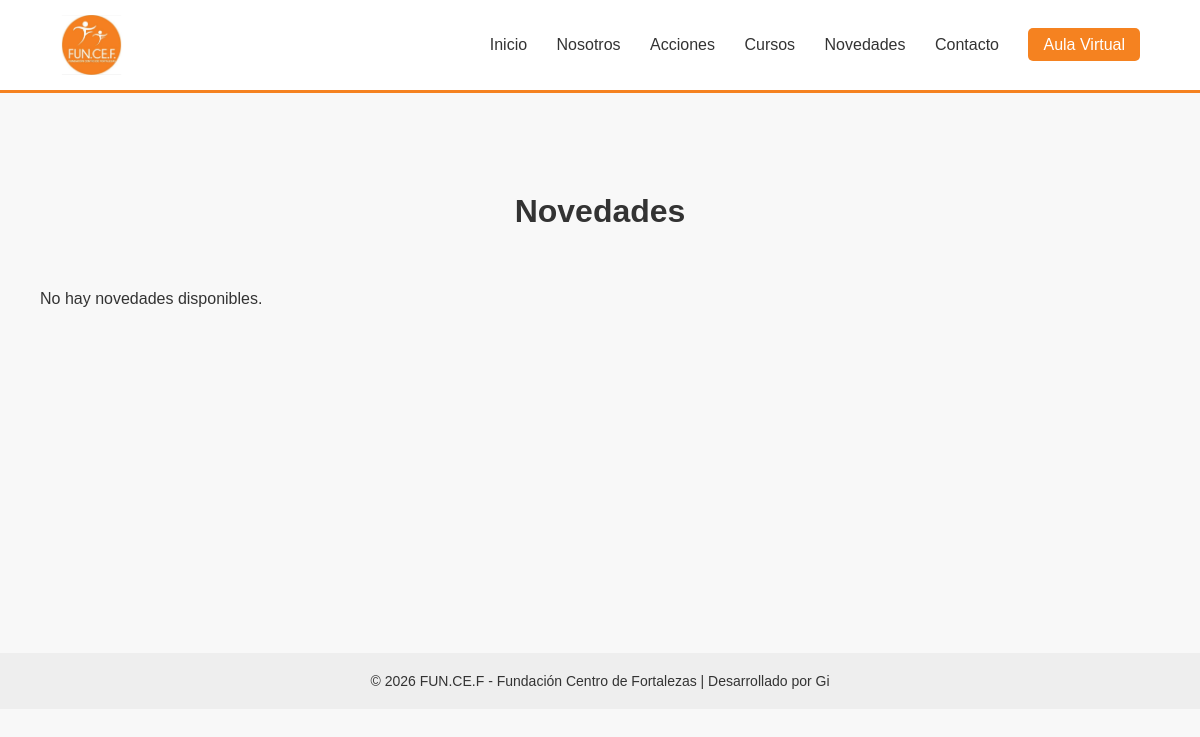
The page /novedades/ on the database as committed earlier.
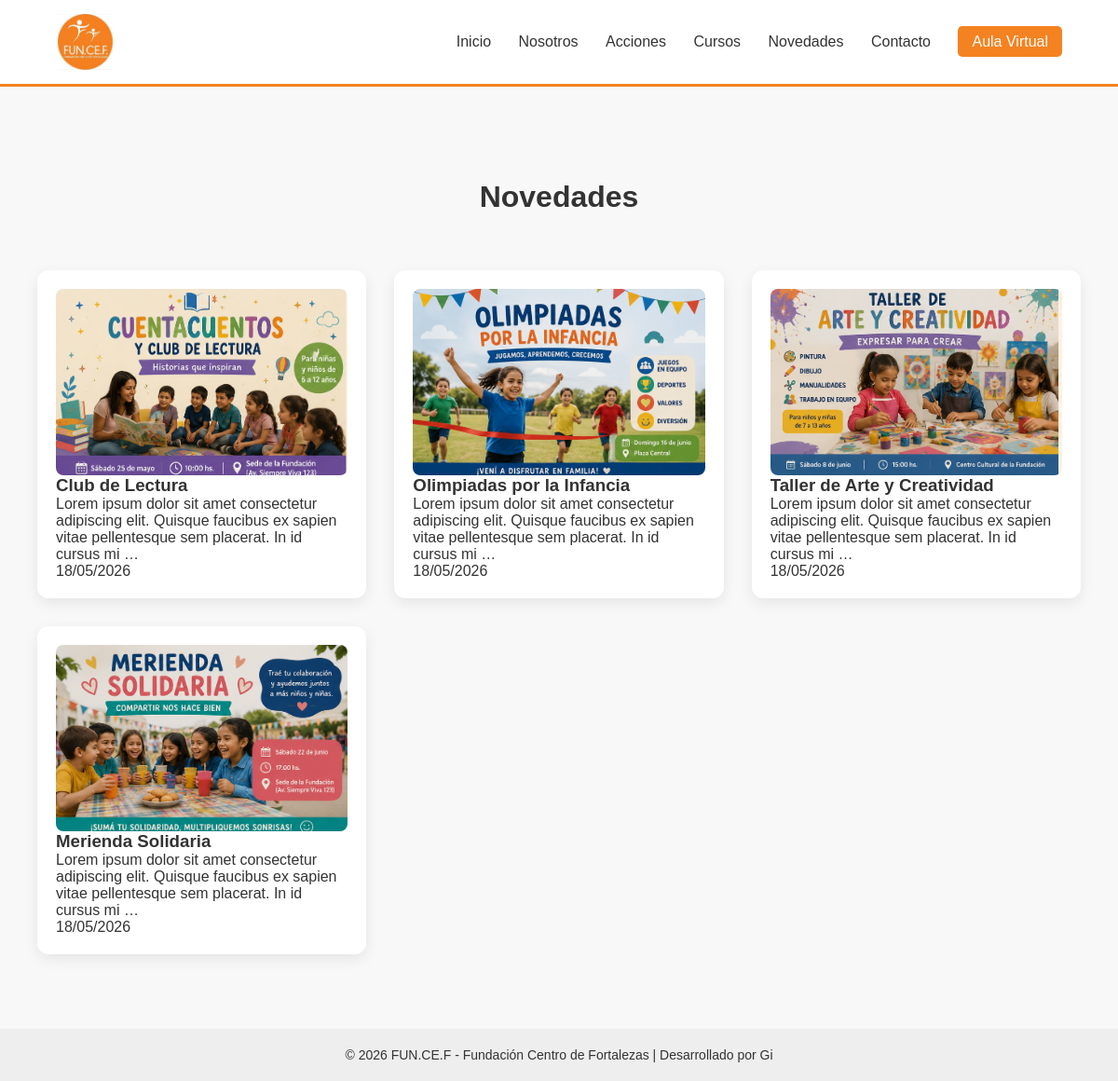
The same page on the database as committed later.
### web/models.py (models this page shows)
class Novedad(models.Model):
    titulo = models.CharField(max_length=200)
    descripcion = models.TextField()
    imagen = models.ImageField(
        upload_to='novedades/',
        blank=True,
        null=True
    )
    fecha_creacion = models.DateTimeField(auto_now_add=True)
    class meta:
        ordering = ['-fecha_creacion']  # 🔥 más reciente primero
    def __str__(self):
        return self.titulo

### web/views.py (the view)
# urls.py: path('novedades/', views.novedades, name='novedades'),
def novedades(request):
    print("ENTRÉ A NOVEDADES")
    novedades = Novedad.objects.all().order_by('-fecha_creacion')
    print("NOVEDADES:", novedades)
    return render(request, 'web/novedades.html', {'novedades': novedades})

### web/templates/web/novedades.html
{% extends 'web/base.html' %}
{% block content %}
<h1 class="titulo-seccion">Novedades</h1>
<div class="contenedor-cursos">
    {% for novedad in novedades %}
        <div class="card-curso">
            {% if novedad.imagen %}
                <div class="imagen-container">
                    <img src="{{ novedad.imagen.url }}" alt="{{ novedad.titulo }}">
                </div>
            {% endif %}
            <div class="card-body">
                <h3>{{ novedad.titulo }}</h3>
                <p class="descripcion">
                    {{ novedad.descripcion|truncatewords:20 }}
                </p>
                <p class="fecha">
                    {{ novedad.fecha_creacion|date:"d/m/Y" }}
                </p>
            </div>
        </div>
    {% empty %}
        <p>No hay novedades disponibles.</p>
    {% endfor %}
</div>
{% endblock %}

Rows that differ between the two databases and show on the page:
added Novedad: imagen (picture), titulo "Club de Lectura", descripcion "Lorem ipsum dolor sit amet consectetur adipiscing elit. Quisque faucibus ex sapien vitae pellentesque sem placerat. In id cursus mi …", fecha_creacion "18/05/2026"
added Novedad: imagen (picture), titulo "Olimpiadas por la Infancia", descripcion "Lorem ipsum dolor sit amet consectetur adipiscing elit. Quisque faucibus ex sapien vitae pellentesque sem placerat. In id cursus mi …", fecha_creacion "18/05/2026"
added Novedad: imagen (picture), titulo "Taller de Arte y Creatividad", descripcion "Lorem ipsum dolor sit amet consectetur adipiscing elit. Quisque faucibus ex sapien vitae pellentesque sem placerat. In id cursus mi …", fecha_creacion "18/05/2026"
added Novedad: imagen (picture), titulo "Merienda Solidaria", descripcion "Lorem ipsum dolor sit amet consectetur adipiscing elit. Quisque faucibus ex sapien vitae pellentesque sem placerat. In id cursus mi …", fecha_creacion "18/05/2026"
Other text that changed with them:
text no longer shown: "No hay novedades disponibles."
